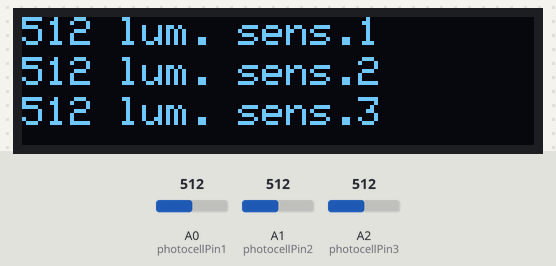
A sketch run on a simulated Arduino Uno, built with avr-gcc and run on an emulated ATmega328P. On the bench: 128×32 one-colour display. The test bench sets the inputs (shaded band); at power-on: A0 (photocellPin1) = 512, A1 (photocellPin2) = 512, A2 (photocellPin3) = 512. What the sketch prints to the serial monitor is not drawn.

Above: at 1.2 s.
1.3 s: A0 (photocellPin1) set to 716
At 1.9 s:
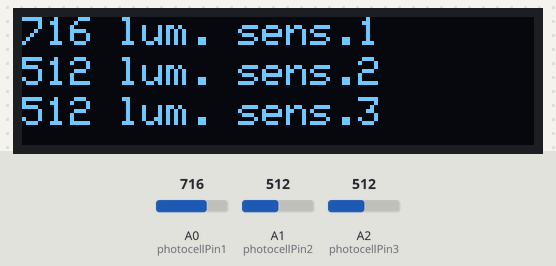
2.8 s: A1 (photocellPin2) set to 716
At 3.7 s:
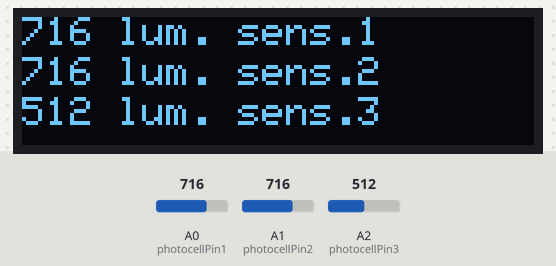
4.4 s: A2 (photocellPin3) set to 716
At 5.6 s:
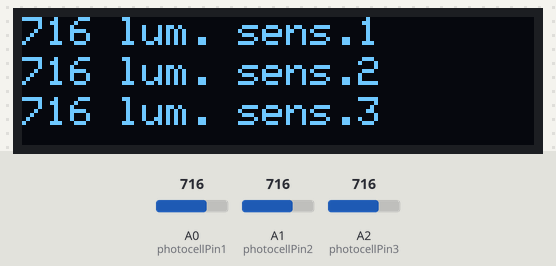
5.9 s: A0 (photocellPin1) set to 900
At 6.4 s:
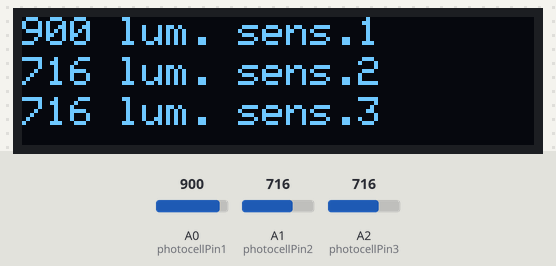
7.5 s: A1 (photocellPin2) set to 900
At 8.3 s:
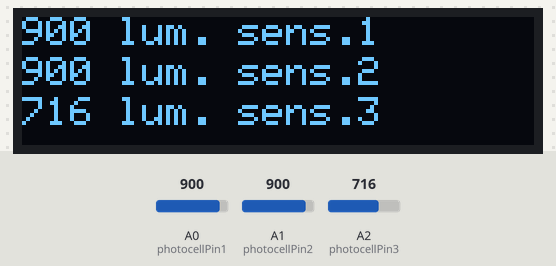
9.0 s: A2 (photocellPin3) set to 900
At 10.2 s:
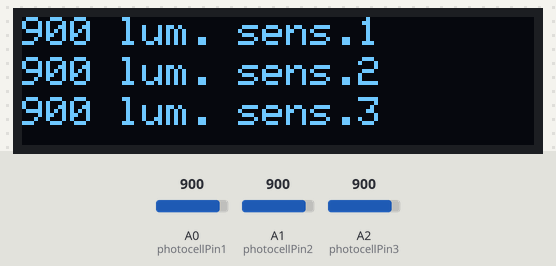
Timing chart, 0 to 11.6 s (numbered marks = the images above; inputs shaded):
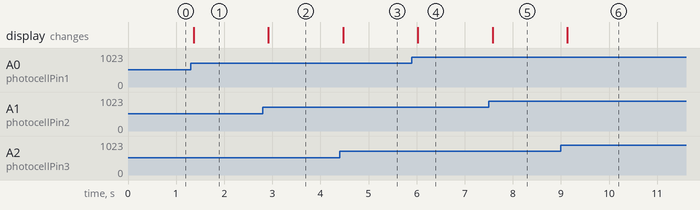

Measured:
- after the input at 1.3 s, the display: changes after 0.07 s (image 1)
- after the input at 2.8 s, the display: changes after 0.12 s (image 2)
- after the input at 4.4 s, the display: changes after 0.07 s (image 3)
- after the input at 5.9 s, the display: changes after 0.13 s (image 4)
- after the input at 7.5 s, the display: changes after 0.08 s (image 5)
- after the input at 9.0 s, the display: changes after 0.13 s (image 6)

The sketch:

SensorLuminosityDisplayTester.ino
```cpp
/* Photocell simple testing sketch.

Connect one end of the photocell to 5V, the other end to Analog 0.
Then connect one end of a 10K resistor from Analog 0 to ground
Connect LED from pin 11 through a resistor to ground
For more information see http://learn.adafruit.com/photocells */

//#include <U8g2lib.h>
//#include <SPI.h>
//#include <Wire.h>

//#include <Adafruit_GFX.h>
#include <Adafruit_SSD1306.h>

Adafruit_SSD1306 display(4);

int photocellPin1 = 0;     // the cell and 10K pulldown are connected to a0
int photocellPin2 = 1;     // the cell and 10K pulldown are connected to a0
int photocellPin3 = 2;     // the cell and 10K pulldown are connected to a0

int photocellReading1;     // the analog reading from the sensor divider
int photocellReading2;     // the analog reading from the sensor divider
int photocellReading3;     // the analog reading from the sensor divider


void printLabel(boolean doClear, String txt, int value, int y)
{
  //if (doClear == true) display.clearDisplay();
  display.setCursor(0, y);
  String thisString = String(value);
  display.setTextSize(1);
  display.setTextColor(WHITE);
  display.print(thisString); Serial.print(thisString);
  display.print(txt);        Serial.println(txt);

}


void setup(void) {
  // We'll send debugging information via the Serial monitor
  Serial.begin(115200);


  display.begin(SSD1306_SWITCHCAPVCC, 0x3C);  // initialize with the I2C addr 0x3C (for the 128x32)
  // Clear the buffer.
  display.clearDisplay();

}


void loop(void) {
  photocellReading1 = analogRead(photocellPin1);
  photocellReading2 = analogRead(photocellPin2);
  photocellReading3 = analogRead(photocellPin3);

 // Serial.print("Analog reading = ");
//  Serial.print(photocellReading1); Serial.print(' ');    // the raw analog reading
//  Serial.print(photocellReading2); Serial.print(' ');    // the raw analog reading
//  Serial.println(photocellReading3);     // the raw analog reading

//Serial.println(photocellReading1);
display.clearDisplay();
printLabel(true," lum. sens.1 ",photocellReading1,0);
printLabel(true," lum. sens.2 ",photocellReading2,10);
printLabel(true," lum. sens.3 ",photocellReading3,20);
display.display();


 /*  String str[10] = "a";//(String)photocellReading1;
   u8g2.clearBuffer();          // clear the internal memory
   u8g2.setFont(u8g2_font_logisoso28_tr);  // choose a suitable font at https://github.com/olikraus/u8g2/wiki/fntlistall
  // u8g2.drawStr(0,0,str);  // write something to the internal memory

 u8g2.drawStr(8,29,"MYBOTIC");  // write something to the internal memory
   u8g2.sendBuffer();         // transfer internal memory to the display
   */
//Serial.print(" ");
//Serial.println(photocellReading2);
//Serial.print(" ");
//Serial.println(photocellReading3);
//Serial.print(" ");

  // LED gets brighter the darker it is at the sensor
  // that means we have to -invert- the reading from 0-1023 back to 1023-0
//  photocellReading = 1023 - photocellReading;
  //now we have to map 0-1023 to 0-255 since thats the range analogWrite uses
//  LEDbrightness = map(photocellReading, 0, 1023, 0, 255);
//  analogWrite(LEDpin, LEDbrightness);

  delay(100);


}
```
